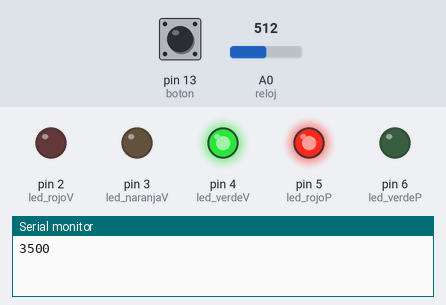
The sketch below on a simulated Arduino Uno, built with avr-gcc and run on an emulated ATmega328P. Parts: output pins drawn as LEDs (lit = HIGH), the last lines printed to the serial monitor. Inputs (shaded band) come from the test bench; at power-on: pin 13 (boton) HIGH, A0 (reloj) = 512.

Above: at 1.7 s.
At 10.5 s:
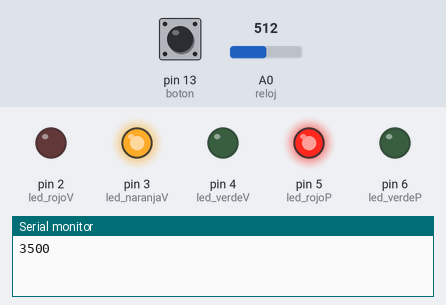
At 16.0 s:
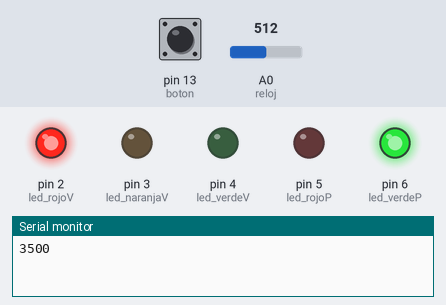
At 23.7 s:
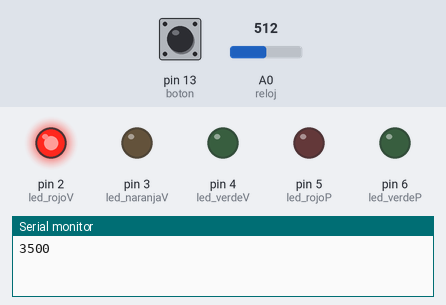
At 31.2 s:
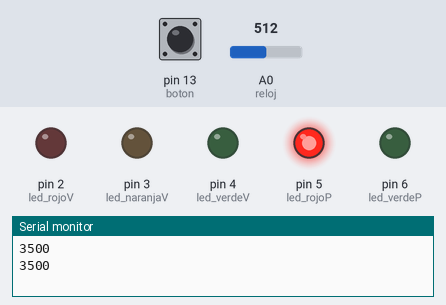
Timing chart, 0 to 31.9 s (numbered marks = the images above):
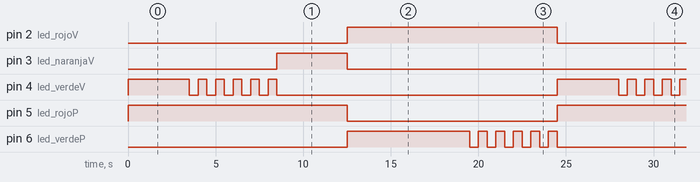

Measured:
- by itself, pin 2 (led_rojoV): alternates HIGH for 12.0 s and LOW for 12.5 s
- by itself, pin 3 (led_naranjaV): alternates HIGH for 4.0 s and LOW for 20.5 s
- by itself, pin 4 (led_verdeV): repeats every 24.5 s: 5 × (LOW 0.50 s, HIGH 0.50 s), LOW 16.0 s, HIGH 3.5 s
- by itself, pin 5 (led_rojoP): alternates HIGH for 12.5 s and LOW for 12.0 s
- by itself, pin 6 (led_verdeP): repeats every 24.5 s: 5 × (LOW 0.50 s, HIGH 0.50 s), LOW 12.5 s, HIGH 7.0 s

The sketch:

Semaforo_arduino.ino
```cpp
#define led_verdeP 6
#define led_rojoP 5

#define led_verdeV 4
#define led_naranjaV 3
#define led_rojoV 2

#define boton 13

# define reloj 0

int tiempoEspera =0;

void setup() {
  pinMode(led_verdeV,OUTPUT);
  pinMode(led_naranjaV,OUTPUT);
  pinMode(led_rojoV,OUTPUT);
  pinMode(led_verdeP,OUTPUT);
  pinMode(led_rojoP,OUTPUT);
  pinMode(boton,INPUT);
  Serial.begin(9600);//Solo si monitoreo descomentar la velocidad
}

void inicio(){
  digitalWrite(led_verdeV,HIGH);
  digitalWrite(led_naranjaV,LOW);
  digitalWrite(led_rojoV,LOW);

  digitalWrite(led_verdeP,LOW);
  digitalWrite(led_rojoP,HIGH);

}
void parpadeo(int led){
 for(int i=0;i<5;i++){
  digitalWrite(led,LOW);
  delay(500);
  digitalWrite(led,HIGH);
  delay(500);
  }
}
void loop() {
    tiempoEspera= analogRead(reloj);
    tiempoEspera=map(tiempoEspera, 0,1023,10,60)*100;
    Serial.println(tiempoEspera);

    inicio();

    if(digitalRead(boton)==LOW){

    }else if(digitalRead(boton)==HIGH){
    delay(tiempoEspera);
    parpadeo(led_verdeV);

    digitalWrite(led_verdeV,LOW);
    digitalWrite(led_naranjaV,HIGH);
    delay(4000);

    digitalWrite(led_naranjaV,LOW);
    digitalWrite(led_rojoV,HIGH);

    digitalWrite(led_verdeP,HIGH);
    digitalWrite(led_rojoP,LOW);
    delay(tiempoEspera*2);

    parpadeo(led_verdeP);

    digitalWrite(led_verdeP,LOW);
    }

}
```
